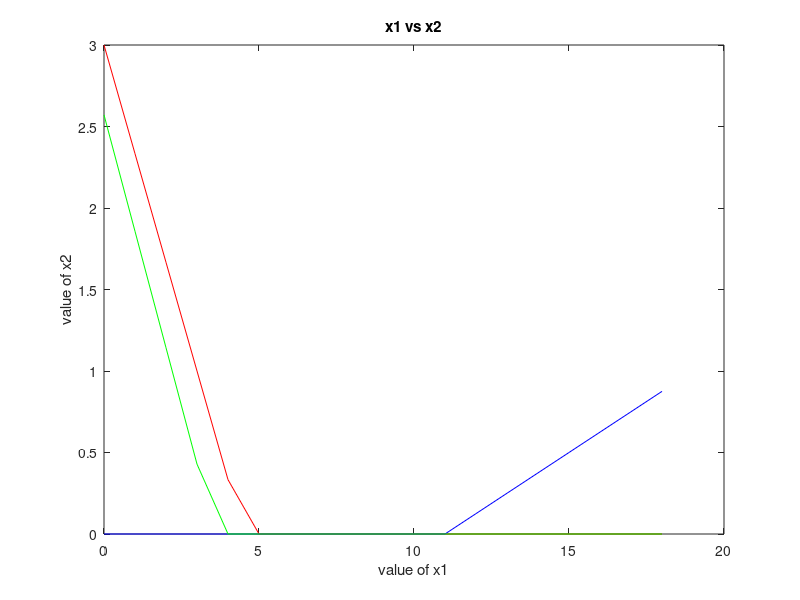

Write the MATLAB code that produced this figure. (Note: this script raises an error after producing the figure.)
clc
clear all
format rat
%2x1+3x2<=9
%x1-8x2<=11
%5x1+7x2<=18
%x1>=0
%x2>=0
%% phase 1: Input Parameter
A=[2 3; 1 -8; 5 7];
 B=[9; 11;18];
 C=[1 1]; % x1>=0 and x2>=0
%% phase 2: Plotting the graph
P=max(B);
y1=0:1:max(B)
x11=(B(1)-A(1,1).*y1)./A(1,2)
x21=(B(2)-A(2,1).*y1)./A(2,2);
x31=(B(3)-A(3,1).*y1)./A(3,2);
x11=max(0,x11);
x21=max(0,x21);
x31=max(0,x31);
plot(y1,x11,'r',y1,x21,'b',y1,x31,'g')
title('x1 vs x2');
xlabel('value of x1')
ylabel('value of x2')
%% phase 3: find corner point with axes 
cx1=find(y1==0) %points with x1 axis
c1=find(x11==0)  %points with x2   axis
Line1=[y1(:,[c1 cx1]); x11(:,[c1 cx1])]'
 
c2=find(x21==0);  %points with x2   axis
Line2=[y1(:,[c2 cx1]); x21(:,[c2 cx1])]' 

c3=find(x31==0);  %points with x2   axis
Line3=[y1(:,[c3 cx1]); x31(:,[c3 cx1])]' 
corpt=unique([Line1;Line2;Line3],'rows')
%% phase 4: Intersecting points
 pt=[0;0];
for i=1:size(A,1)
    A1=A(i,:);
    B1=B(i,:);
    for j=i+1:size(A,1)
    A2=A(j,:);
    B2=B(j,:);
    A4=[A1; A2];
    B4=[B1; B2];
    X=A4\B4;
    pt=[pt X];
    pt= max(0,pt);   
end
end
  ptt=pt'
%% Phase5: all corner points
allpt=[ptt;corpt]
points=unique(allpt,'rows')
%% Phase 6: Feasible Region
PT=result(points)
P=unique(PT,'rows')

%% Phase 7: Finding Maximum
Z= C*P'
Z=Z';
[obj ind]= max(Z)
objpt=P(ind,: )
Objvalue=[objpt obj]